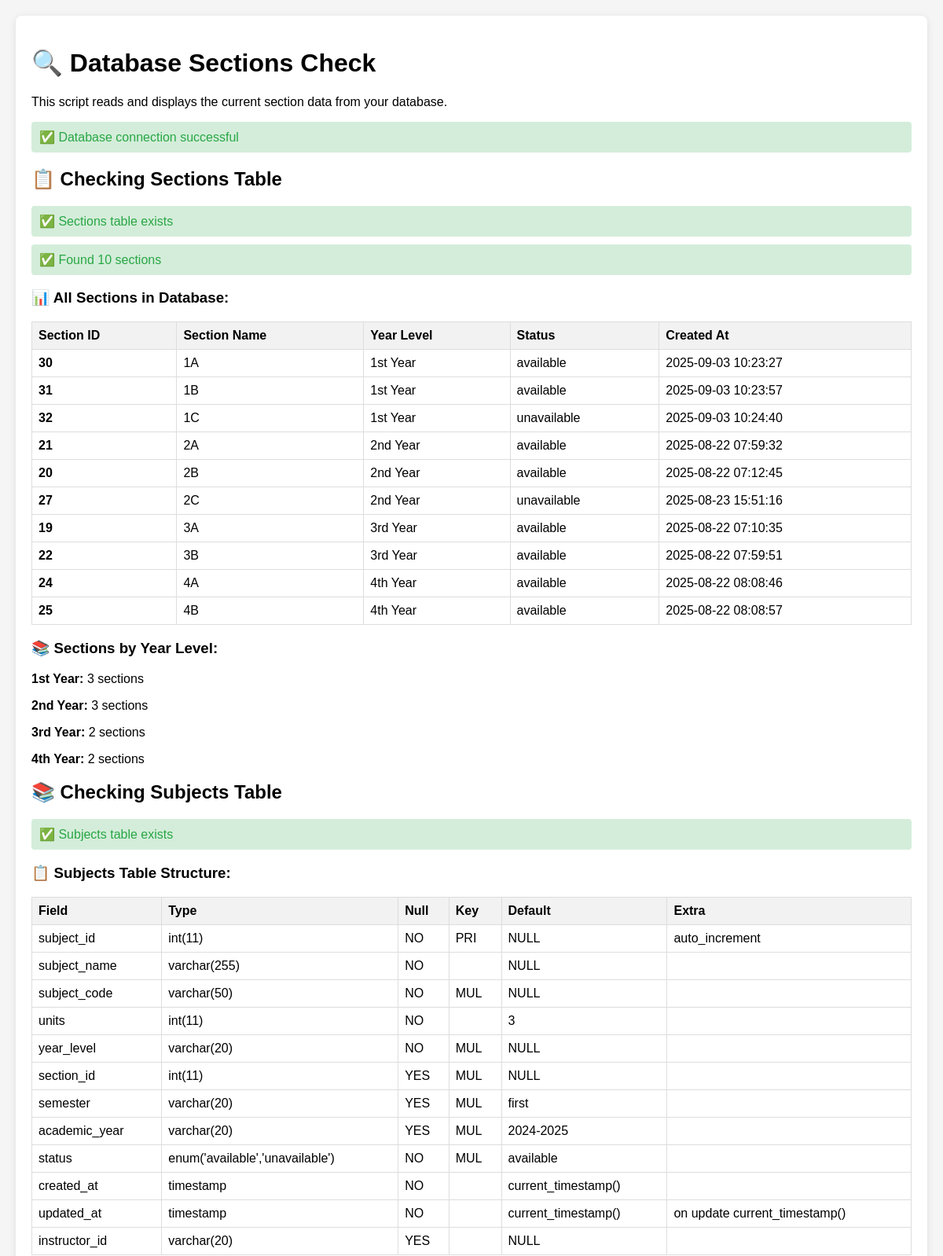
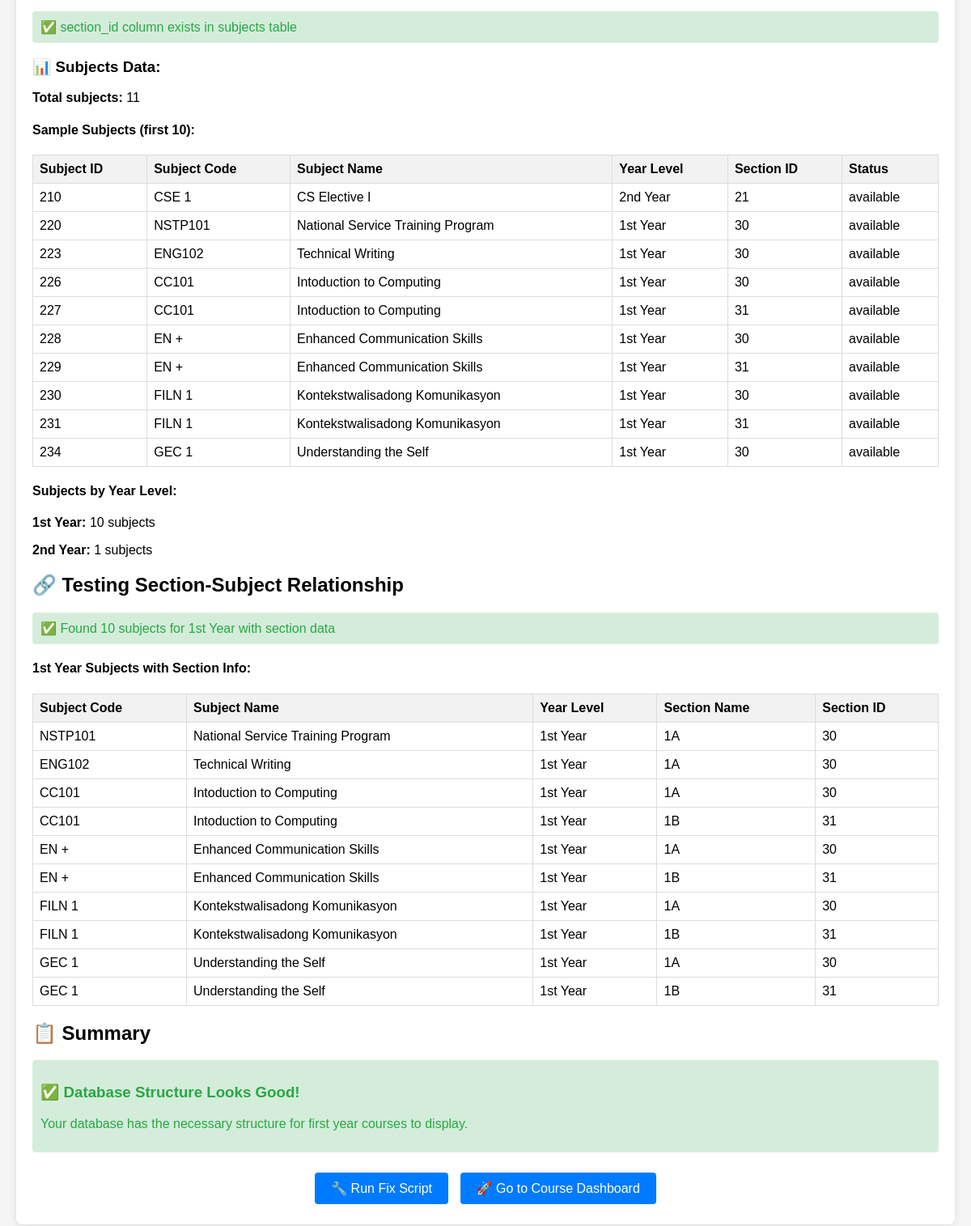
The page /check_database_sections.php on the database its author committed (2 pictures, top to bottom).
### tables this page shows
CREATE TABLE `sections` (
  `section_id` int NOT NULL AUTO_INCREMENT,
  `section_name` varchar(100) NOT NULL,
  `year_level` varchar(20) NOT NULL,
  `status` enum('available','unavailable') NOT NULL DEFAULT 'available',
  `created_at` timestamp NOT NULL DEFAULT CURRENT_TIMESTAMP,
  `updated_at` timestamp NOT NULL DEFAULT CURRENT_TIMESTAMP ON UPDATE CURRENT_TIMESTAMP,
  PRIMARY KEY (`section_id`),
  UNIQUE KEY `section_year` (`section_name`,`year_level`)
);

CREATE TABLE `subjects` (
  `subject_id` int NOT NULL AUTO_INCREMENT,
  `subject_name` varchar(255) NOT NULL,
  `subject_code` varchar(50) NOT NULL,
  `units` int NOT NULL DEFAULT '3',
  `year_level` varchar(20) NOT NULL,
  `section_id` int DEFAULT NULL,
  `semester` varchar(20) DEFAULT 'first',
  `academic_year` varchar(20) DEFAULT '2024-2025',
  `status` enum('available','unavailable') NOT NULL DEFAULT 'available',
  `created_at` timestamp NOT NULL DEFAULT CURRENT_TIMESTAMP,
  `updated_at` timestamp NOT NULL DEFAULT CURRENT_TIMESTAMP ON UPDATE CURRENT_TIMESTAMP,
  `instructor_id` varchar(20) DEFAULT NULL,
  PRIMARY KEY (`subject_id`),
  KEY `subject_code` (`subject_code`),
  KEY `idx_subjects_semester` (`semester`),
  KEY `idx_subjects_year_semester` (`year_level`,`semester`),
  KEY `idx_year_level` (`year_level`),
  KEY `idx_semester` (`semester`),
  KEY `idx_academic_year` (`academic_year`),
  KEY `idx_status` (`status`),
  KEY `idx_subjects_section_id` (`section_id`),
  CONSTRAINT `fk_subjects_section` FOREIGN KEY (`section_id`) REFERENCES `sections` (`section_id`) ON DELETE SET NULL
);

### config/database.php (called while the page is built, shortened)
<?php
class Database {
    private $host = DB_HOST;
    private $user = DB_USER;
    private $pass = DB_PASS;
    private $dbname = DB_NAME;
    private $dbh;
    private $stmt;
    public function __construct() {
        $dsn = 'mysql:host=' . $this->host . ';dbname=' . $this->dbname;
        $options = array(
            PDO::ATTR_PERSISTENT => true,
            PDO::ATTR_ERRMODE => PDO::ERRMODE_EXCEPTION
        );
        try {
            $this->dbh = new PDO($dsn, $this->user, $this->pass, $options);
        } catch(PDOException $e) {
            $this->error = $e->getMessage();
            throw new Exception("Database connection failed: " . $e->getMessage());
        }
    }
    public function query($query) {
        $this->stmt = $this->dbh->prepare($query);
    }
    public function execute() {
        return $this->stmt->execute();
    }
    public function resultset() {
        $this->execute();
        return $this->stmt->fetchAll(PDO::FETCH_ASSOC);
    }
    public function single() {
        $this->execute();
        return $this->stmt->fetch(PDO::FETCH_ASSOC);
    }
}

### check_database_sections.php (the view, shortened to what this page needs)
<?php
require_once 'config/database.php';
echo "<!DOCTYPE html>
<html lang='en'>
<head>
    <meta charset='UTF-8'>
    <meta name='viewport' content='width=device-width, initial-scale=1.0'>
    <title>Check Database Sections</title>
    <style>
        body { font-family: Arial, sans-serif; margin: 20px; background: #f5f5f5; }
        .container { max-width: 1200px; margin: 0 auto; background: white; padding: 20px; border-radius: 8px; box-shadow: 0 2px 10px rgba(0,0,0,0.1); }
        .success { color: #28a745; background: #d4edda; padding: 10px; border-radius: 4px; margin: 10px 0; }
        .error { color: #dc3545; background: #f8d7da; padding: 10px; border-radius: 4px; margin: 10px 0; }
        .warning { color: #856404; background: #fff3cd; padding: 10px; border-radius: 4px; margin: 10px 0; }
        .info { color: #0c5460; background: #d1ecf1; padding: 10px; border-radius: 4px; margin: 10px 0; }
        table { width: 100%; border-collapse: collapse; margin: 15px 0; }
        th, td { border: 1px solid #ddd; padding: 8px; text-align: left; }
        th { background: #f2f2f2; }
        .btn { background: #007bff; color: white; padding: 10px 20px; border: none; border-radius: 4px; cursor: pointer; text-decoration: none; display: inline-block; margin: 5px; }
        .btn:hover { background: #0056b3; }
    </style>
</head>
<body>
    <div class='container'>
        <h1>🔍 Database Sections Check</h1>
        <p>This script reads and displays the current section data from your database.</p>";
try {
    $database = new Database();
    echo "<div class='success'>✅ Database connection successful</div>";
    echo "<h2>📋 Checking Sections Table</h2>";
    $database->query("SHOW TABLES LIKE 'sections'");
    $database->execute();
    $sectionsTable = $database->resultset();
    if (empty($sectionsTable)) {
        echo "<div class='error'>❌ Sections table does not exist</div>";
        echo "<p>The sections table is missing. This is why first year courses aren't showing.</p>";
    } else {
        echo "<div class='success'>✅ Sections table exists</div>";
        $database->query("SELECT * FROM sections ORDER BY year_level, section_name");
        $database->execute();
        $sections = $database->resultset();
        if (empty($sections)) {
            echo "<div class='warning'>⚠️ Sections table exists but has no data</div>";
        } else {
            echo "<div class='success'>✅ Found " . count($sections) . " sections</div>";
            echo "<h3>📊 All Sections in Database:</h3>
            <table>
                <tr><th>Section ID</th><th>Section Name</th><th>Year Level</th><th>Status</th><th>Created At</th></tr>";
            foreach ($sections as $section) {
                echo "<tr>
                    <td><strong>{$section['section_id']}</strong></td>
                    <td>{$section['section_name']}</td>
                    <td>{$section['year_level']}</td>
                    <td>{$section['status']}</td>
                    <td>{$section['created_at']}</td>
                </tr>";
            }
            echo "</table>";
            echo "<h3>📚 Sections by Year Level:</h3>";
            $database->query("SELECT year_level, COUNT(*) as count FROM sections GROUP BY year_level ORDER BY year_level");
            $database->execute();
            $yearLevelCounts = $database->resultset();
            foreach ($yearLevelCounts as $ylc) {
                echo "<p><strong>{$ylc['year_level']}:</strong> {$ylc['count']} sections</p>";
            }
        }
    }
    echo "<h2>📚 Checking Subjects Table</h2>";
    $database->query("SHOW TABLES LIKE 'subjects'");
    $database->execute();
    $subjectsTable = $database->resultset();
    if (empty($subjectsTable)) {
        echo "<div class='error'>❌ Subjects table does not exist</div>";
    } else {
        echo "<div class='success'>✅ Subjects table exists</div>";
        $database->query("DESCRIBE subjects");
        $database->execute();
        $columns = $database->resultset();
        echo "<h3>📋 Subjects Table Structure:</h3>
        <table>
            <tr><th>Field</th><th>Type</th><th>Null</th><th>Key</th><th>Default</th><th>Extra</th></tr>";
        foreach ($columns as $column) {
            $default = $column['Default'] ?? 'NULL';
            echo "<tr>
                <td>{$column['Field']}</td>
                <td>{$column['Type']}</td>
                <td>{$column['Null']}</td>
                <td>{$column['Key']}</td>
                <td>{$default}</td>
                <td>{$column['Extra']}</td>
            </tr>";
        }
        echo "</table>";
        $hasSectionId = false;
        foreach ($columns as $column) {
            if ($column['Field'] === 'section_id') {
                $hasSectionId = true;
                break;
            }
        }
        if ($hasSectionId) {
            echo "<div class='success'>✅ section_id column exists in subjects table</div>";
        } else {
            echo "<div class='error'>❌ section_id column is missing from subjects table</div>";
        }
        $database->query("SELECT COUNT(*) as count FROM subjects");
        $database->execute();
        $subjectsCount = $database->single();
        echo "<h3>📊 Subjects Data:</h3>";
        echo "<p><strong>Total subjects:</strong> {$subjectsCount['count']}</p>";
        if ($subjectsCount['count'] > 0) {
            $database->query("SELECT * FROM subjects LIMIT 10");
            $database->execute();
            $sampleSubjects = $database->resultset();
            echo "<h4>Sample Subjects (first 10):</h4>
            <table>
                <tr><th>Subject ID</th><th>Subject Code</th><th>Subject Name</th><th>Year Level</th><th>Section ID</th><th>Status</th></tr>";
            foreach ($sampleSubjects as $subject) {
                $sectionId = $subject['section_id'] ?? 'NULL';
                echo "<tr>
                    <td>{$subject['subject_id']}</td>
                    <td>{$subject['subject_code']}</td>
                    <td>{$subject['subject_name']}</td>
                    <td>{$subject['year_level']}</td>
                    <td>{$sectionId}</td>
                    <td>{$subject['status']}</td>
                </tr>";
            }
            echo "</table>";
            $database->query("SELECT year_level, COUNT(*) as count FROM subjects GROUP BY year_level ORDER BY year_level");
            $database->execute();
            $subjectsByYear = $database->resultset();
            echo "<h4>Subjects by Year Level:</h4>";
            foreach ($subjectsByYear as $sby) {
                echo "<p><strong>{$sby['year_level']}:</strong> {$sby['count']} subjects</p>";
            }
        }
    }
    echo "<h2>🔗 Testing Section-Subject Relationship</h2>";
    if ($hasSectionId && !empty($sections)) {
        $database->query("SELECT s.subject_code, s.subject_name, s.year_level, sec.section_name, sec.section_id
                         FROM subjects s
                         LEFT JOIN sections sec ON s.section_id = sec.section_id
                         WHERE s.year_level = '1st Year'
                         LIMIT 10");
        $database->execute();
        $joinedData = $database->resultset();
        if (empty($joinedData)) {
            echo "<div class='warning'>⚠️ No subjects found for 1st Year</div>";
        } else {
            echo "<div class='success'>✅ Found " . count($joinedData) . " subjects for 1st Year with section data</div>";
            echo "<h4>1st Year Subjects with Section Info:</h4>
            <table>
                <tr><th>Subject Code</th><th>Subject Name</th><th>Year Level</th><th>Section Name</th><th>Section ID</th></tr>";
            foreach ($joinedData as $data) {
                $sectionName = $data['section_name'] ?? 'NULL';
                $sectionId = $data['section_id'] ?? 'NULL';
                echo "<tr>
                    <td>{$data['subject_code']}</td>
                    <td>{$data['subject_name']}</td>
                    <td>{$data['year_level']}</td>
                    <td>{$sectionName}</td>
                    <td>{$sectionId}</td>
                </tr>";
            }
            echo "</table>";
        }
    } else {
        echo "<div class='error'>❌ Cannot test relationship - missing section_id column or sections data</div>";
    }
    echo "<h2>📋 Summary</h2>";
    $issues = [];
    if (empty($issues)) {
        echo "<div class='success'>
            <h3>✅ Database Structure Looks Good!</h3>
            <p>Your database has the necessary structure for first year courses to display.</p>
        </div>";
    }
    echo "<div style='margin-top: 20px; text-align: center;'>
        <a href='fix_first_year_courses.php' class='btn'>🔧 Run Fix Script</a>
        <a href='dashboards/admin/Courses-dashboard.php' class='btn'>🚀 Go to Course Dashboard</a>
    </div>";
} catch (Exception $e) {
    echo "<div class='error'>
        <h3>❌ Error Occurred</h3>
        <p><strong>Error:</strong> " . htmlspecialchars($e->getMessage()) . "</p>
        <p><strong>File:</strong> " . htmlspecialchars($e->getFile()) . "</p>
        <p><strong>Line:</strong> " . htmlspecialchars($e->getLine()) . "</p>
    </div>";
}
echo "</div></body></html>";
?>

### check_database_sections.php (style rules this page uses)
body { font-family: Arial, sans-serif; margin: 20px; background: #f5f5f5; }
.container { max-width: 1200px; margin: 0 auto; background: white; padding: 20px; border-radius: 8px; box-shadow: 0 2px 10px rgba(0,0,0,0.1); }
.success { color: #28a745; background: #d4edda; padding: 10px; border-radius: 4px; margin: 10px 0; }
table { width: 100%; border-collapse: collapse; margin: 15px 0; }
th, td { border: 1px solid #ddd; padding: 8px; text-align: left; }
th { background: #f2f2f2; }
.btn { background: #007bff; color: white; padding: 10px 20px; border: none; border-radius: 4px; cursor: pointer; text-decoration: none; display: inline-block; margin: 5px; }

### rows shown on the page
sections: section_id "30", section_name "1A", year_level "1st Year", status "available", created_at "2025-09-03 10:23:27"
sections: section_id "31", section_name "1B", year_level "1st Year", status "available", created_at "2025-09-03 10:23:57"
sections: section_id "32", section_name "1C", year_level "1st Year", status "unavailable", created_at "2025-09-03 10:24:40"
sections: section_id "21", section_name "2A", year_level "2nd Year", status "available", created_at "2025-08-22 07:59:32"
sections: section_id "20", section_name "2B", year_level "2nd Year", status "available", created_at "2025-08-22 07:12:45"
sections: section_id "27", section_name "2C", year_level "2nd Year", status "unavailable", created_at "2025-08-23 15:51:16"
sections: section_id "19", section_name "3A", year_level "3rd Year", status "available", created_at "2025-08-22 07:10:35"
sections: section_id "22", section_name "3B", year_level "3rd Year", status "available", created_at "2025-08-22 07:59:51"
sections: section_id "24", section_name "4A", year_level "4th Year", status "available", created_at "2025-08-22 08:08:46"
sections: section_id "25", section_name "4B", year_level "4th Year", status "available", created_at "2025-08-22 08:08:57"
subjects: subject_id "210", subject_code "CSE 1", subject_name "CS Elective I", year_level "2nd Year", section "21", status "available"
subjects: subject_id "220", subject_code "NSTP101", subject_name "National Service Training Program", year_level "1st Year", section "30", status "available", section.section_name "1A", section.section_id "30"
subjects: subject_id "223", subject_code "ENG102", subject_name "Technical Writing", year_level "1st Year", section "30", status "available", section.section_name "1A", section.section_id "30"
subjects: subject_id "226", subject_code "CC101", subject_name "Intoduction to Computing", year_level "1st Year", section "30", status "available", section.section_name "1A", section.section_id "30"
subjects: subject_id "227", subject_code "CC101", subject_name "Intoduction to Computing", year_level "1st Year", section "31", status "available", section.section_name "1B", section.section_id "31"
subjects: subject_id "228", subject_code "EN +", subject_name "Enhanced Communication Skills", year_level "1st Year", section "30", status "available", section.section_name "1A", section.section_id "30"
subjects: subject_id "229", subject_code "EN +", subject_name "Enhanced Communication Skills", year_level "1st Year", section "31", status "available", section.section_name "1B", section.section_id "31"
subjects: subject_id "230", subject_code "FILN 1", subject_name "Kontekstwalisadong Komunikasyon", year_level "1st Year", section "30", status "available", section.section_name "1A", section.section_id "30"
subjects: subject_id "231", subject_code "FILN 1", subject_name "Kontekstwalisadong Komunikasyon", year_level "1st Year", section "31", status "available", section.section_name "1B", section.section_id "31"
subjects: subject_id "234", subject_code "GEC 1", subject_name "Understanding the Self", year_level "1st Year", section "30", status "available", section.section_name "1A", section.section_id "30"
subjects: subject_code "GEC 1", subject_name "Understanding the Self", year_level "1st Year", section.section_name "1B", section.section_id "31"

### other values the page prints
count($sections) "10"
$ylc['year_level'] "1st Year"
$ylc['count'] "3"
$ylc['year_level'] "2nd Year"
$ylc['year_level'] "3rd Year"
$ylc['count'] "2"
$ylc['year_level'] "4th Year"
$column['Field'] "subject_id"
$column['Type'] "int(11)"
$column['Null'] "NO"
$column['Key'] "PRI"
$default "NULL"
$column['Extra'] "auto_increment"
$column['Field'] "subject_name"
$column['Type'] "varchar(255)"
